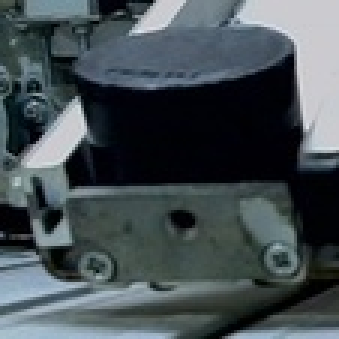
#> input picture project/foto_webcam_black.jpg, 113 x 113 px, shrunk from 150 x 150 before the run (shown 3 times larger)
$ python histogram_all.py
#> lines starting #> are read from the running program, lines starting #| are printed output that depends on the picture
import cv2
import numpy as np
import matplotlib.pyplot as plt

def plot_histogram(image, color):
    histogram = cv2.calcHist([image], [0], None, [256], [0, 256])
    plt.plot(histogram, color=color)

def main():
    image1 = cv2.imread('project/foto_webcam_black.jpg', cv2.IMREAD_GRAYSCALE)
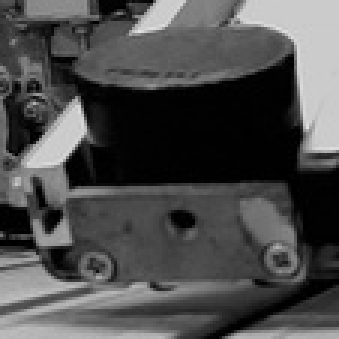
#> image1: shape (113, 113) (shown 3 times larger); min 0, max 227, mean 76.2
    image2 = cv2.imread('project/foto_webcam_red.jpg', cv2.IMREAD_GRAYSCALE)
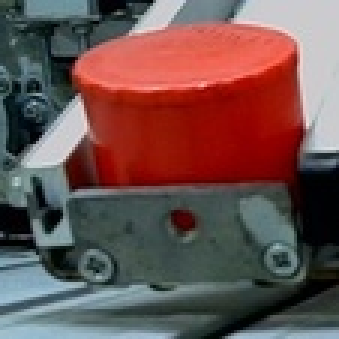
#> input picture project/foto_webcam_red.jpg, 113 x 113 px, shrunk from 150 x 150 before the run (shown 3 times larger)
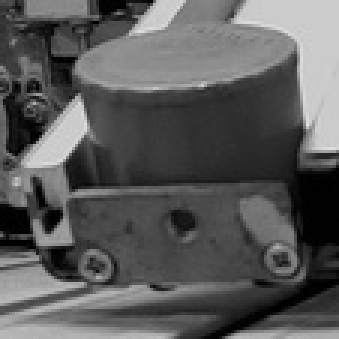
#> image2: shape (113, 113) (shown 3 times larger); min 0, max 226, mean 90.2
    image3 = cv2.imread('project/foto_webcam_nothing.jpg', cv2.IMREAD_GRAYSCALE)
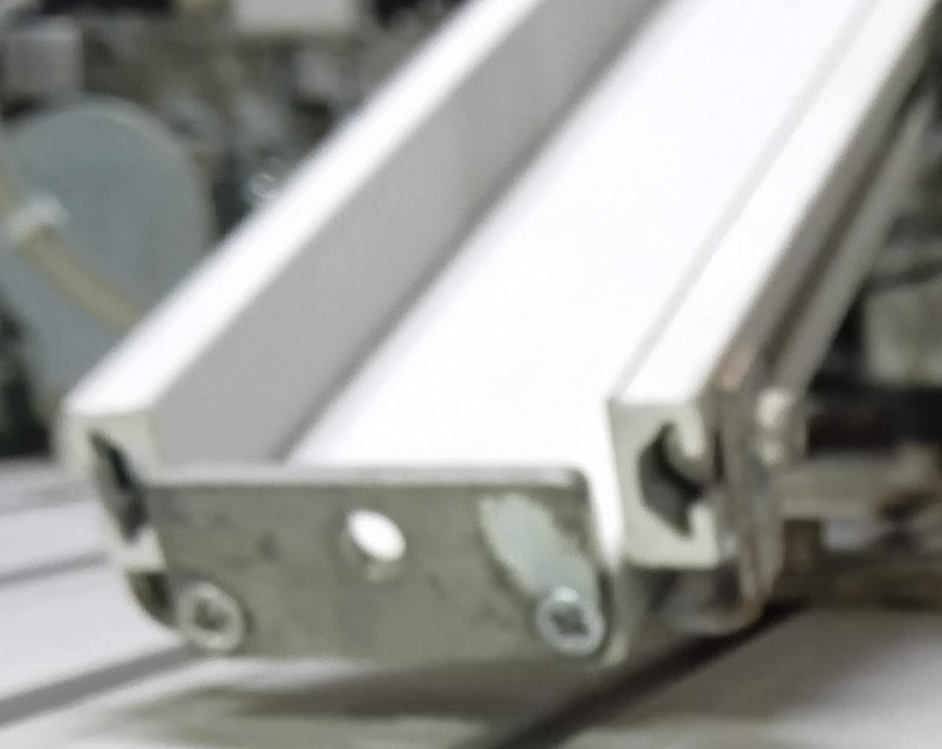
#> input picture project/foto_webcam_nothing.jpg, 942 x 749 px, shrunk from 1253 x 996 before the run
#> image3: shape (749, 942); min 9, max 255, mean 154.3

    plt.figure(figsize=(10, 5))
    plot_histogram(image1, 'blue')
#> in plot_histogram, `histogram = cv2.calcHist([image], [0], None, [256], [0, 256])`: histogram = 256 values, max 1043 at index 2, min 0 at index 225, mean 49.88
    plot_histogram(image2, 'green')
    plot_histogram(image3, 'red')

    plt.xlabel('Gray level')
    plt.ylabel('Pixels')
    plt.title('Histogram')
    plt.legend(['Black', 'Red', 'Nothing'])
    plt.show()
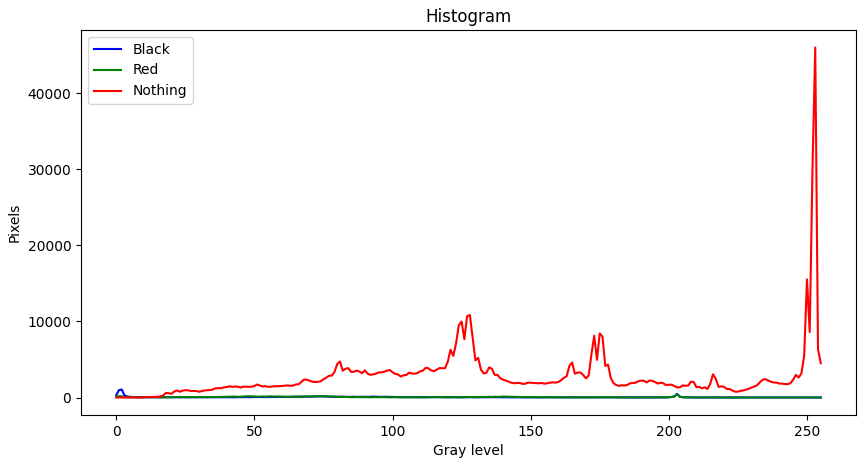
#> figure drawn by matplotlib, 1 panel; curve peaks at x = 2, y = 1043; curve peaks at x = 203, y = 445; curve peaks at x = 253, y = 46007

if __name__ == "__main__":
    main()
